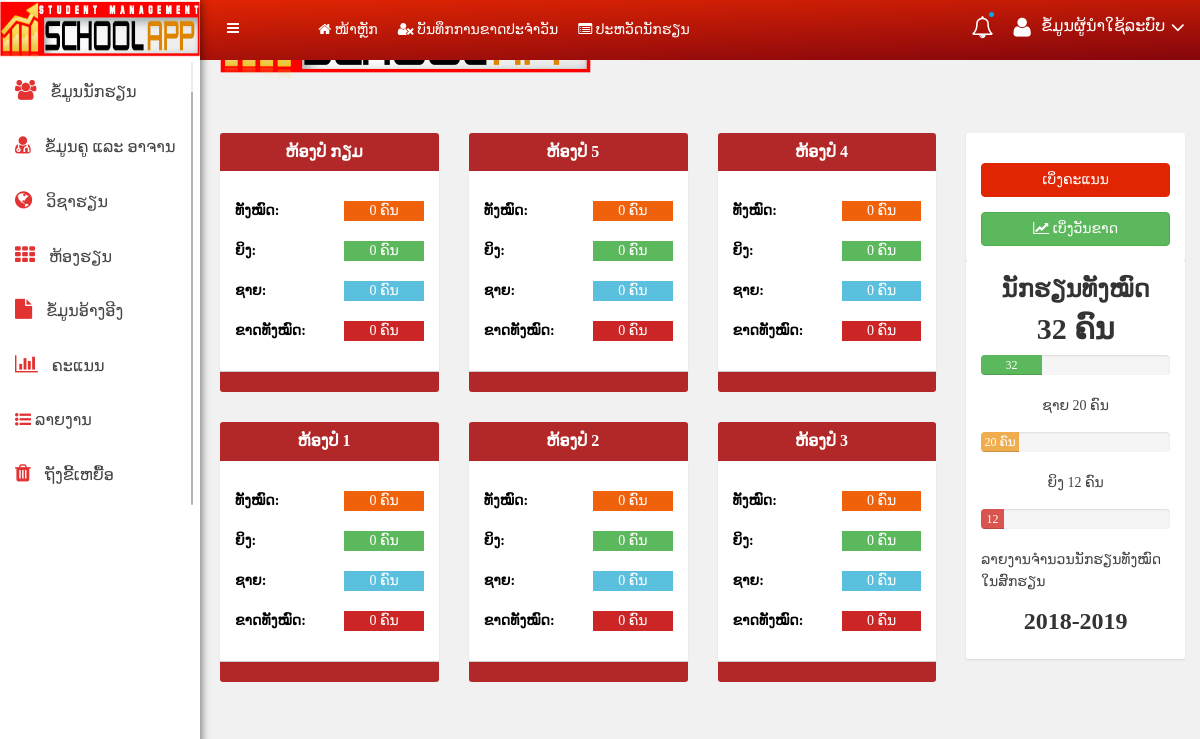
The app's page /index.php (signed in) with its own data.
### tables this page shows
CREATE TABLE `class_room`  (
  `class_id` int(3) NOT NULL AUTO_INCREMENT,
  `teach_id` int(5) NOT NULL,
  `class_name` varchar(20) NOT NULL,
  `class_remark` varchar(100) NOT NULL,
  `user` varchar(100) NOT NULL,
  `time` datetime(0) NULL DEFAULT NULL,
  PRIMARY KEY (`class_id`) USING BTREE,
  INDEX `teach_id`(`teach_id`) USING BTREE,
  CONSTRAINT `class_room_ibfk_2` FOREIGN KEY (`teach_id`) REFERENCES `teacher` (`teach_id`) ON DELETE RESTRICT ON UPDATE RESTRICT
);

### mysql.php (called while the page is built, shortened)
<?php
    $nextyear=date("Y")+1;
    $curyear=date("Y");
    $r_part=$curyear.'-'.$nextyear;
?>

### index.php (the view, shortened to what this page needs)
<?php
 include('mysql.php');
      if($_SESSION['authuser']!=1){
       header('location:Login.php');
      }
      else{
     ?>
        <!DOCTYPE html>
<html lang="en">
<head>
</head>
<body background="img/body-bg.png">
<?php
    include 'menu.php';
 ?>
<div class="file-manager-area mg-tb-15">
<div class="container-fluid">
<div class="row">
<div class="col-md-9 col-md-9 col-sm-9 col-xs-12" id="data">
    <div class="row">
        <?php
            include 'mysql.php';
            $room=mysqli_query($con,"select*from class_room");
            while($std=mysqli_fetch_array($room)){
         ?>
        <div class="col-md-4" id="body" data-toggle="tooltip" data-placement="top" title="<?php echo $std['user'].' '.$std['time']?>">
            <div class="hpanel mt-b-30">
              <div class="panel-heading red">
                 <h3 class="panel-title" align="center"><?php echo $std['class_name']?></h3>
              </div>
                <div class="panel-body file-body file-cs-ctn">
                   <div class="col-xs-6" style="text-align: left;">
                       <div class="txt">ທັງໝົດ:</div><br>
                       <div class="txt">ຍິງ:</div><br>
                       <div class="txt">ຊາຍ:</div><br>
                       <div class="txt">ຂາດທັງໝົດ:</div>
                   </div>
                   <?php
                      $class=$std['class_id'];
                      $count_all=mysqli_query($con,"select count(s_id)from view_uproom1 where class_id='$class' and part='$r_part'");
                      $cnt=mysqli_fetch_array($count_all);
                      $studentall=$cnt[0];
                      $count_female=mysqli_query($con,"select count(s_id)from view_uproom1 where s_gender='ນາງ' and class_id='$class' and part='$r_part'");
                      $fmale=mysqli_fetch_array($count_female);
                      $fm=$fmale[0];
                      $count_male=mysqli_query($con,"select count(s_id)from view_uproom1 where s_gender='ທ້າວ' and class_id='$class' and part='$r_part'");
                      $mmale=mysqli_fetch_array($count_male);
                      $m=$mmale[0];
                      $count_miss=mysqli_query($con,"select count(miss_id)from view_miss where  date(miss_date)=date(curdate()) and m_part='$r_part' and class_id='$class'");
                      $miss=mysqli_fetch_array($count_miss);
                      $mis=$miss[0];
                    ?>
                   <div class="col-xs-6">
                       <div class="label-warning"><a href="view_data.php?class_id=<?php echo $std['class_id']?>" id="itemx"><?php echo $studentall; ?> ຄົນ</a></div><br>
                       <div class="label-success"><a href="view_female.php?class_id=<?php echo $std['class_id']?>" id="itemx"><?php echo $fm ?> ຄົນ</a></div><br>
                       <div class="label-info"><a href="view_male.php?class_id=<?php echo $std['class_id']?>" id="itemx"><?php echo $m ?> ຄົນ</a></div><br>
                       <div class="label-red"><a href="view_missing_today.php?class_id=<?php echo $std['class_id']?>" id="itemx"><?php echo $mis ?> ຄົນ</a></div>
                   </div>
                </div>
                <div class="panel-footer red" align="center">
                </div>
            </div>
        </div>
        <?php } ?>
    </div>
</div>
<div class="col-md-3 col-md-3 col-sm-3 col-xs-12">
    <div class="hpanel responsive-mg-b-30">
        <div class="panel-body">
            <div class="dropdown custonfile">
                <a class="dropdown-toggle btn btn-primary btn-block" href="#" data-toggle="dropdown">
                    ເບິ່ງຄະແນນ
                </a>
                    <?php
                        include 'mysql.php';
                     ?>
            </div>
            <div class="dropdown custonfile">
                <a class="dropdown-toggle btn btn-success btn-block" href="#" data-toggle="dropdown" style="color: white">
                    <i class="fa fa-line-chart"></i>  ເບິ່ງວັນຂາດ
                </a>
                    <?php
                        include 'mysql.php';
                     ?>
            </div>
        </div>
    </div>
    <div class="hpanel responsive-mg-b-30">
        <div class="panel-body file-manager-usac">
            <h3 align="center">ນັກຮຽນທັງໝົດ</h3>
            <?php
                include 'mysql.php';
                $countst=mysqli_query($con,"select count(s_id)from student");
                $sel=mysqli_fetch_array($countst);
                $conn=$sel[0];
             ?>
            <h2 align="center"><?php echo $conn; ?> ຄົນ</h2>
            <div class="progress full m-t-lg" data-toggle="tooltip" data-placement="top" title="<?php echo $conn; ?> ຄົນ">
            <div style="width: <?php echo $conn; ?>%" aria-valuemax="100" aria-valuemin="0" aria-valuenow="<?php echo $conn; ?>" role="progressbar" class=" progress-bar progress-bar-success" >
                  <?php echo $conn; ?>
            </div>
            </div>
            <?php
                include 'mysql.php';
                $male=mysqli_query($con,"select count(s_id)from student where s_gender='ທ້າວ'");
                $sel1=mysqli_fetch_array($male);
                $m=$sel1[0];
             ?>
            <p align="center">ຊາຍ <?php echo $m; ?> ຄົນ</p>
            <div class="progress full m-t-lg" data-toggle="tooltip" data-placement="top" title="<?php echo $m; ?> ຄົນ">
                <div style="width: <?php echo $m; ?>%" aria-valuemax="100" aria-valuemin="0" aria-valuenow="<?php echo $m; ?>" role="progressbar" class=" progress-bar progress-bar-warning">
                    <?php echo $m; ?> ຄົນ
                </div>
            </div>
            <?php
                include 'mysql.php';
                $female=mysqli_query($con,"select count(s_id)from student where s_gender='ນາງ'");
                $sel2=mysqli_fetch_array($female);
                $fm=$sel2[0];
             ?>
            <p align="center">ຍິງ <?php echo $fm; ?> ຄົນ</p>
            <div class="progress full m-t-lg" data-toggle="tooltip" data-placement="top" title="<?php echo $fm; ?> ຄົນ">
                <div style="width: <?php echo $fm; ?>%" aria-valuemax="100" aria-valuemin="0" aria-valuenow="<?php echo $fm; ?> ຄົນ" role="progressbar" class=" progress-bar progress-bar-danger">
                    <?php echo $fm; ?> ຄົນ
                </div>
            </div>
            <p>ລາຍງານຈຳນວນນັກຮຽນທັງໝົດໃນສົກຮຽນ</p>
            <h3 align="center">2018-2019</h3>
        </div>
    </div>
</div>
</div>
</div>
</div>
</body>
</html>
<?php
      }
?>

### records on screen
class_room: class_name "ຫ້ອງປໍ ກຽມ", studentall "0", fm "0", m "0", mis "0"
class_room: class_name "ຫ້ອງປໍ 5", studentall "0", fm "0", m "0", mis "0"
class_room: class_name "ຫ້ອງປໍ 4", studentall "0", fm "0", m "0", mis "0"
class_room: class_name "ຫ້ອງປໍ 1", studentall "0", fm "0", m "0", mis "0"
class_room: class_name "ຫ້ອງປໍ 2", studentall "0", fm "0", m "0", mis "0"
class_room: class_name "ຫ້ອງປໍ 3", studentall "0", fm "0", m "0", mis "0"

### other values on screen
$conn "32"
$m "20"
$fm "12"
